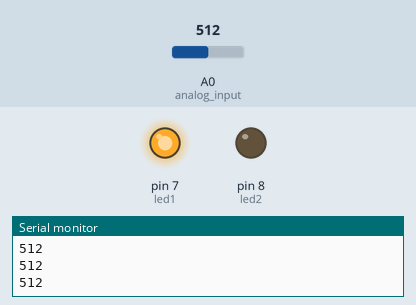
This sketch was run on a simulated Arduino Uno, built with avr-gcc and run on an emulated ATmega328P. Parts: output pins drawn as LEDs (lit = HIGH), the last lines printed to the serial monitor. Inputs (shaded band) come from the test bench; at power-on: A0 (analog_input) = 512.

Above: at 1.2 s.
1.3 s: A0 (analog_input) set to 593
2.8 s: A0 (analog_input) set to 609
At 3.7 s:
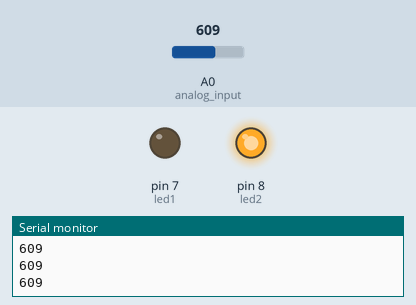
4.3 s: A0 (analog_input) set to 590
At 4.8 s:
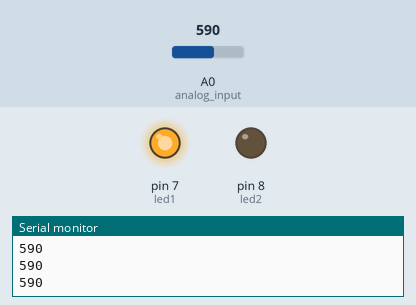
5.8 s: A0 (analog_input) set to 610
At 7.2 s:
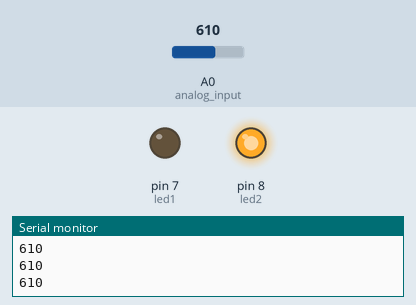
Timing chart, 0 to 8.3 s (numbered marks = the images above; inputs shaded):
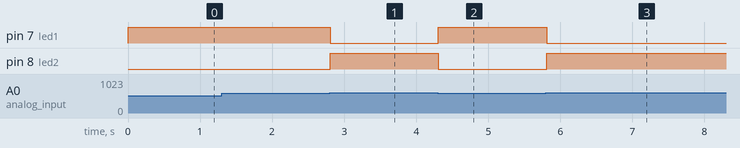

Measured:
- the behaviour switches between 599 and 600 on A0 (analog_input) (found by bisection; images 0 and 1)
- after the input at 2.8 s, pin 7 (led1): HIGH → LOW at once; pin 8 (led2): LOW → HIGH at once
- after the input at 4.3 s, pin 7 (led1): LOW → HIGH at once; pin 8 (led2): HIGH → LOW at once
- after the input at 5.8 s, pin 7 (led1): HIGH → LOW at once; pin 8 (led2): LOW → HIGH at once

The sketch:

potentiometer_leds.ino
```cpp
long analog_input = A0;
long led1 = 7;
long led2 = 8;

void setup() {
  Serial.begin(9600);
  pinMode(led1,OUTPUT);
  pinMode(led2,OUTPUT);
}


void loop() {
  long new_state = analogRead(analog_input);
  Serial.println(new_state);
  delay(1); //for more stable reading

  if (new_state < 600){
    digitalWrite(led1,HIGH);
    digitalWrite(led2,LOW);

  }else {
    digitalWrite(led1,LOW);
    digitalWrite(led2,HIGH);
  }
}
```
